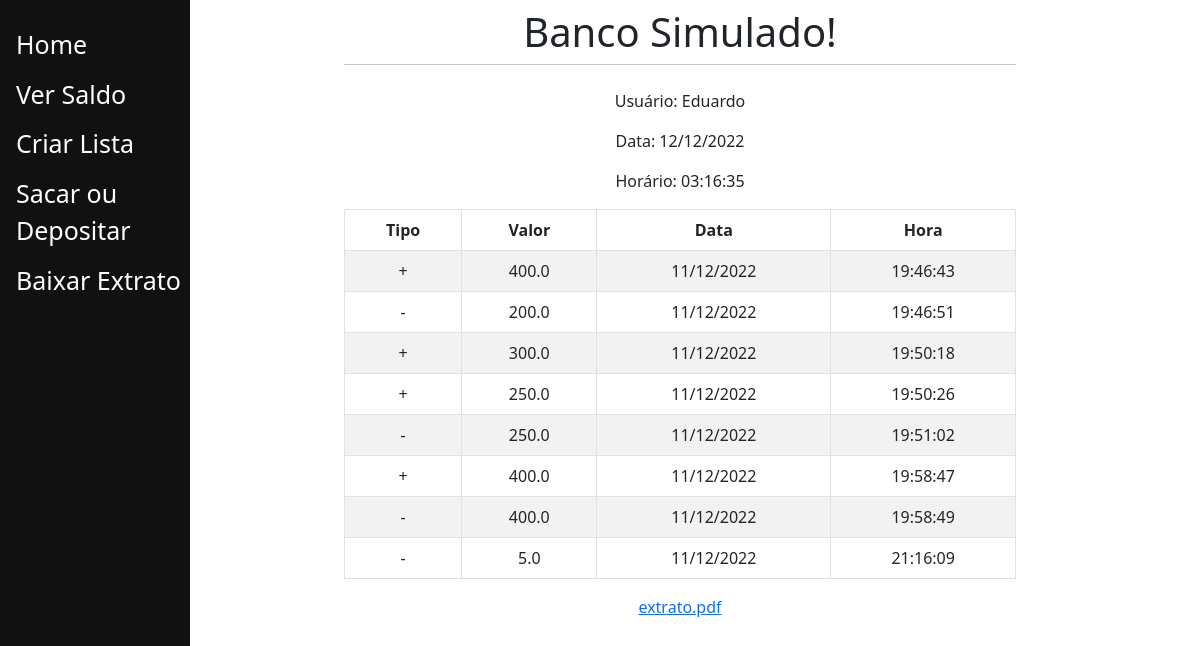
Page /extrato/ (signed in) on the committed database.
### main/models.py (models this page shows, shortened)
class Move(models.Model):
    moveslist = models.ForeignKey(MovesList, on_delete=models.CASCADE)
    data = models.CharField(max_length=200)
    hora = models.CharField(max_length=200)
    value = models.FloatField()
    tipo = models.BooleanField()

### main/views.py (the view)
# urls.py: path("extrato/", views.extrato, name="extrato"),
def extrato(response):
    usuario = str(response.user.username).capitalize()
    data = Data()
    hora = Tempo()
    return render(response, "main/extrato.html", {"usuario":usuario, "data":data,"hora":hora})

### main/datahora.py (called while the page is built)
def Data():
    data_atual = date.today()
    data_em_texto = data_atual.strftime('%d/%m/%Y')
    return data_em_texto

def Tempo():
    hora_atual = datetime.now()
    hora_em_texto = hora_atual.strftime('%H:%M:%S')
    return hora_em_texto

### main/templates/main/extrato.html (shortened to what this page needs)
{% extends "main/base.html" %}
{% block content %}
<p>Usuário: {{usuario}}</p>
<p>Data: {{data}}</p>
<p>Horário: {{hora}}</p>
<div>
    <table class = "table table-striped table-bordered">
        <thead>
            <tr>
                <th scope="col">Tipo</th>
                <th scope="col">Valor</th>
                <th scope="col">Data</th>
                <th scope="col">Hora</th>
            </tr>
        </thead>
        <tbody>
            {% for td in user.moveslist.all %}
                {% for i in td.move_set.all %}
                    <tr>
                        {% if i.tipo == True %}
                        <td>+</td>
                        {% else %}
                        <td>-</td>
                        {% endif %}
                        <td>{{i.value}}</td>
                        <td>{{i.data}}</td>
                        <td>{{i.hora}}</td>
                    </tr>
                {% endfor %}
            {% endfor %}
        </tbody>
    </table>
</div>
<a href="{% url "pdf" %}" type="button" class="bi bi-download">extrato.pdf</a>
{% endblock %}

### main/templates/main/base.html (shortened to what this page needs)
<!doctype html>
<html>
    <head>
        <link href="https://cdn.jsdelivr.net/npm/bootstrap@5.2.3/dist/css/bootstrap.min.css" rel="stylesheet">
    </head>
    <body>
        <div class="sidenav">
            <a href="/">Home</a>
            {% if request.user.is_authenticated %}
                <a href="/saldo">Ver Saldo</a>
                <a href="/create">Criar Lista</a>
                <a href="/view">Sacar ou Depositar</a>
                <a href="/extrato">Baixar Extrato</a>
            {% endif %}
        </div>
        <div id="content", name="content", class="main">
            <div class="row justify-content-center">
                <div class="col-8 text-center">
                    <h1 class="mt-2">Banco Simulado!</h1>
                    <hr class="mt-0 mb-4">
                    {% block content %}
                    {% endblock %}
                </div>
            </div>
        </div>
    </body>
</html>

### main/templates/main/base.html (style rules this page uses)
.sidenav { height:110%; width:190px; position: fixed; z-index: 1; top:0; left:0; background-color: #111; overflow-x: hidden; padding-top: 20px; }
.sidenav a { padding: 6px 8px 6px 16px; text-decoration: none; font-size: 25px; color: #fffefe; display: block; }
.main { margin-left: 160px; padding: 0px 10px; }

### rows in the picture
Move: value "400.0", data "11/12/2022", hora "19:46:43"
Move: value "200.0", data "11/12/2022", hora "19:46:51"
Move: value "300.0", data "11/12/2022", hora "19:50:18"
Move: value "250.0", data "11/12/2022", hora "19:50:26"
Move: value "250.0", data "11/12/2022", hora "19:51:02"
Move: value "400.0", data "11/12/2022", hora "19:58:47"
Move: value "400.0", data "11/12/2022", hora "19:58:49"
Move: value "5.0", data "11/12/2022", hora "21:16:09"

### other values in the picture
{{ usuario }} "Eduardo"
{{ data }} "12/12/2022"
{{ hora }} "03:16:35"
